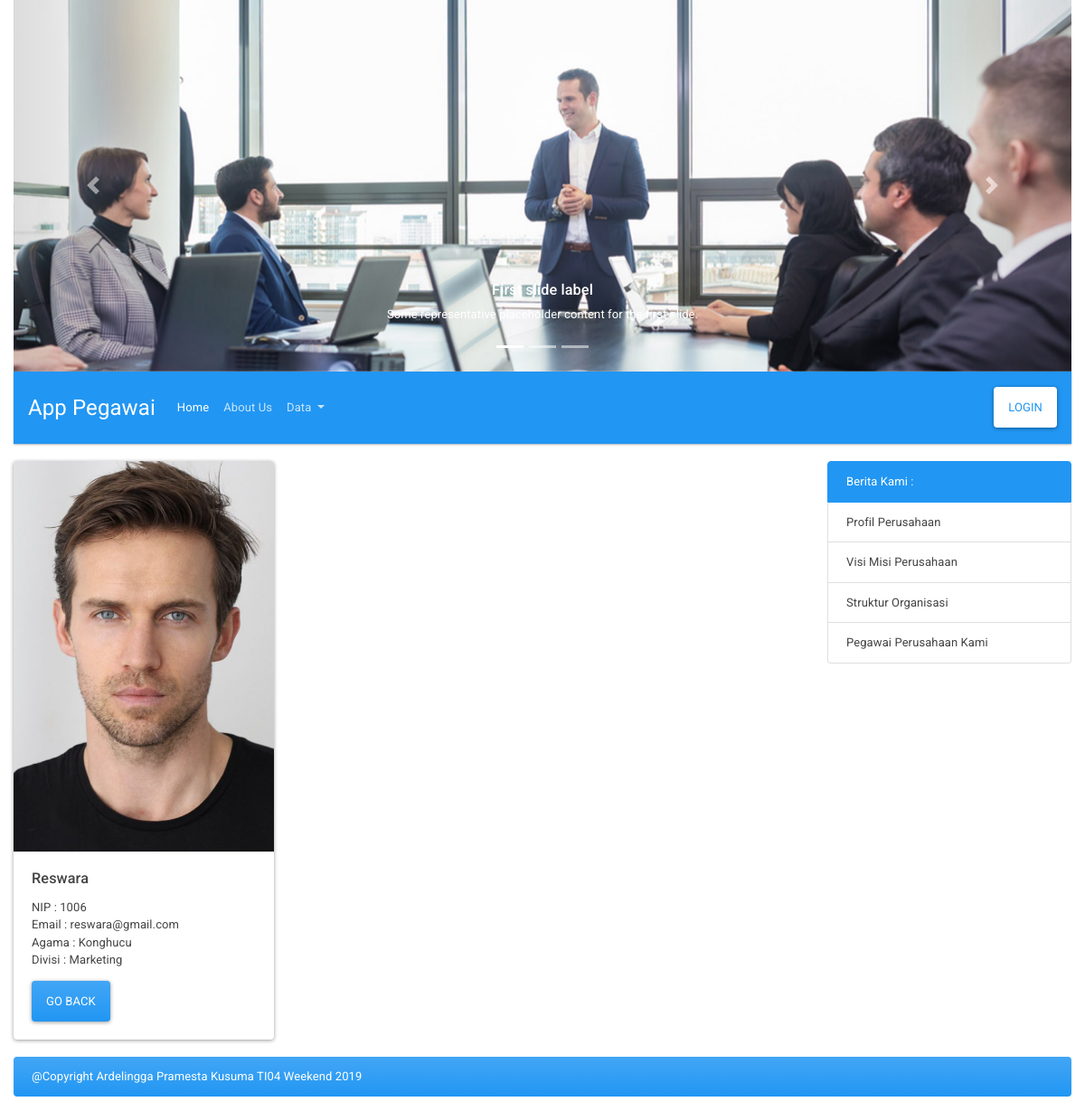
Screenshot of /index.php?hal=detailPegawai&id=6 with the database file from the repository.
### tables this page shows
CREATE TABLE `pegawai` (
  `id` int(11) NOT NULL,
  `nip` varchar(5) NOT NULL,
  `nama` varchar(50) NOT NULL,
  `email` varchar(50) DEFAULT NULL,
  `agama` enum('Islam','Protestan','Katolik','Hindu','Buddha','Konghucu') NOT NULL,
  `iddivisi` int(11) NOT NULL,
  `foto` varchar(50) DEFAULT NULL
);

CREATE TABLE `divisi` (
  `id` int(11) NOT NULL,
  `nama` varchar(50) NOT NULL
);

### models/Pegawai.php (called while the page is built, shortened)
<?php
class Pegawai{
    private $koneksi;
    public function __construct(){
        global $dbh;
        $this->koneksi = $dbh;
    }
    public function getPegawai($id){
        $sql = "SELECT pegawai.*, divisi.nama AS divisi FROM pegawai INNER JOIN divisi ON divisi.id = pegawai.iddivisi WHERE pegawai.id = ?";
        $ps = $this->koneksi->prepare($sql);
        $ps->execute([$id]);
        $rs = $ps->fetch();
        return $rs;
    }
}
?>

### detailPegawai.php (the view)
<?php
require_once 'models/Pegawai.php';
$id = $_REQUEST['id'];
$obj = new Pegawai();
$rs = $obj->getPegawai($id);
?>
<div class="card" style="width: 18rem;">
  <img class="card-img-top" src="img/<?= $rs['foto'] ?>" width="40%">
  <div class="card-body">
    <h5 class="card-title"><?= $rs['nama'] ?></h5>
    <p class="card-text">
        NIP : <?= $rs['nip'] ?>
        <br/>Email : <?= $rs['email'] ?>
        <br/>Agama : <?= $rs['agama'] ?>
        <br/>Divisi : <?= $rs['divisi'] ?>
    </p>
    <a href="index.php?hal=dataPegawai" class="btn btn-primary">Go Back</a>
  </div>
</div>

### rows the page displays
pegawai: foto (picture), nama "Reswara", nip "1006", email "reswara@gmail.com", agama "Konghucu", iddivisi.nama "Marketing"
